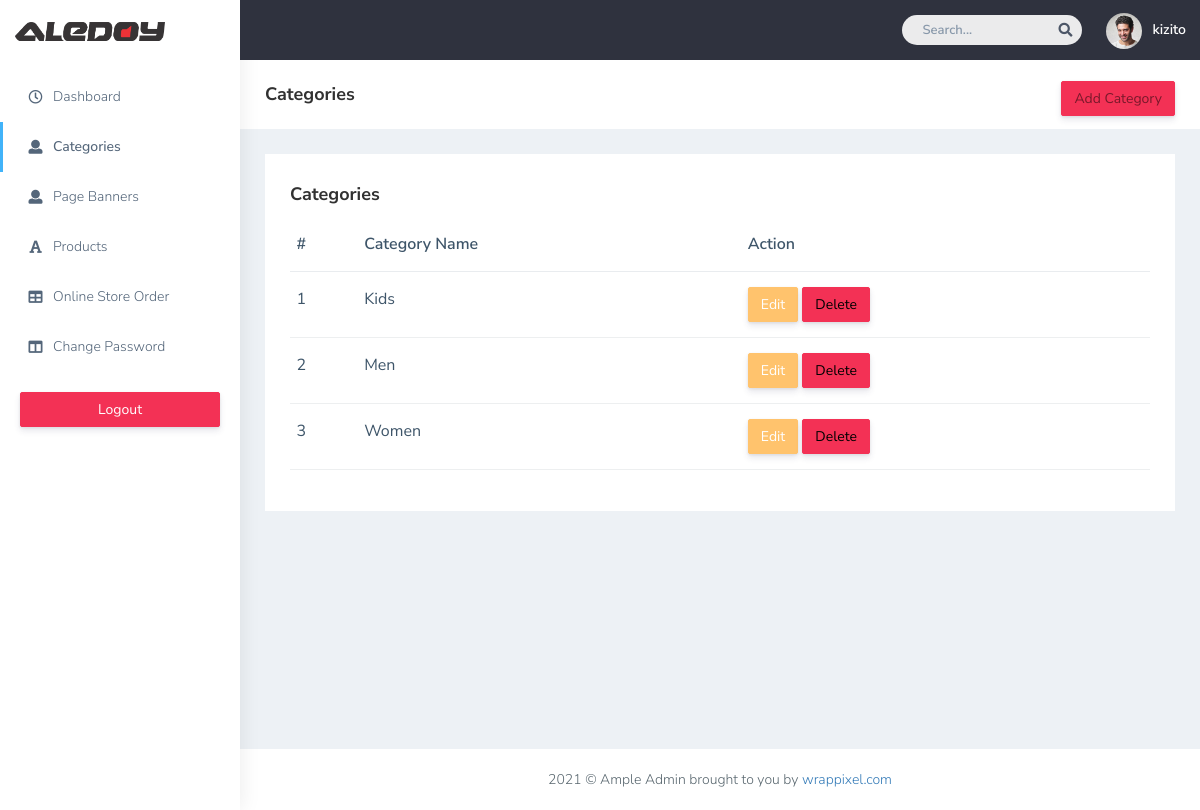
/admin/categories.php (signed in), run on the app's committed database.
### tables this page shows
CREATE TABLE `categories` (
  `id` int(6) UNSIGNED NOT NULL,
  `cat_name` varchar(80) DEFAULT NULL
);

### admin/categories.php (the view, shortened to what this page needs)
<!DOCTYPE html>
<html dir="ltr" lang="en">
<head>
   <link href="css/style.min.css" rel="stylesheet">
</head>
<body>
    <div id="main-wrapper" data-layout="vertical" data-navbarbg="skin5" data-sidebartype="full"
        data-sidebar-position="absolute" data-header-position="absolute" data-boxed-layout="full">
        <header class="topbar" data-navbarbg="skin5">
            <nav class="navbar top-navbar navbar-expand-md navbar-dark">
                <div class="navbar-header" data-logobg="skin6">
                    <a class="navbar-brand" href="dashboard.php">
                        <span class="logo-text">
                            <img src="plugins/images/Aledoy_Logo.png" style="width: 150px;" alt="homepage" />
                        </span>
                    </a>
                </div>
                <div class="navbar-collapse collapse" id="navbarSupportedContent" data-navbarbg="skin5">
                    <ul class="navbar-nav ms-auto d-flex align-items-center">
                        <li class=" in">
                            <form role="search" class="app-search d-none d-md-block me-3">
                                <input type="text" placeholder="Search..." class="form-control mt-0">
                                <a href="" class="active">
                                    <i class="fa fa-search"></i>
                                </a>
                            </form>
                        </li>
                        <li>
                            <a class="profile-pic" href="#">
                                <img src="plugins/images/users/varun.jpg" alt="user-img" width="36"
                                    class="img-circle"><span class="text-white font-medium"><?php echo $_SESSION['valid_user'] ?></span></a>
                        </li>
                    </ul>
                </div>
            </nav>
        </header>
        <aside class="left-sidebar" data-sidebarbg="skin6">
            <div class="scroll-sidebar">
                <?php include('sidenav.php'); ?>
            </div>
        </aside>
        <div class="page-wrapper">
            <div class="page-breadcrumb bg-white">
                <div class="row align-items-center">
                    <div class="col-lg-3 col-md-4 col-sm-4 col-xs-12">
                        <h4 class="page-title">Categories</h4>
                    </div>
                    <div class="col-lg-9 col-sm-8 col-md-8 col-xs-12">
                        <div class="d-md-flex">
                            <ol class="breadcrumb ms-auto">
                                <li><a href="add-category.php" class="fw-normal btn btn-danger">Add Category</a></li>
                            </ol>
                        </div>
                    </div>
                </div>
            </div>
            <div class="container-fluid">
                <div class="row">
                    <div class="col-sm-12">
                        <div class="white-box">
                            <h3 class="box-title">Categories</h3>
                            <div class="table-responsive">
                                <table class="table text-nowrap">
                                    <thead>
                                        <tr>
                                            <th class="border-top-0">#</th>
                                            <th class="border-top-0">Category Name</th>
                                            <th class="border-top-0">Action</th>
                                        </tr>
                                    </thead>
                                    <tbody>
                                    <?php
                                        include('connect.php');
                                        $query = "select * from categories";
                                        $result = mysqli_query($conn,$query);
                                        $num = mysqli_num_rows($result);
                                        for($i=0; $i<$num; $i++)
                                        {
                                            $row = mysqli_fetch_array($result);
                                            $y = $i+1;
                                    ?>
                                        <tr>
                                            <td><?php echo $y; ?></td>
                                            <td><?php echo $row['cat_name']; ?></td>
                                            <td><a href="edit_category.php?id=<?php echo $row['id']; ?>" class="btn btn-warning">Edit</a> <a href="delete_category.php?id=<?php echo $row['id']; ?>" class="btn btn-danger" onclick="return confirm('Are you sure you want to delete this?');">Delete</a> </td>
                                        </tr>
                                        <?php
                                        }
                                        ?>
                                    </tbody>
                                </table>
                            </div>
                        </div>
                    </div>
                </div>
            </div>
            <footer class="footer text-center"> 2021 © Ample Admin brought to you by <a
                    href="https://www.wrappixel.com/">wrappixel.com</a>
            </footer>
        </div>
    </div>
</body>
</html>

### data on the page
categories: y "1", cat_name "Kids"
categories: y "2", cat_name "Men"
categories: y "3", cat_name "Women"

### other printed values
$_SESSION['valid_user'] "kizito"
